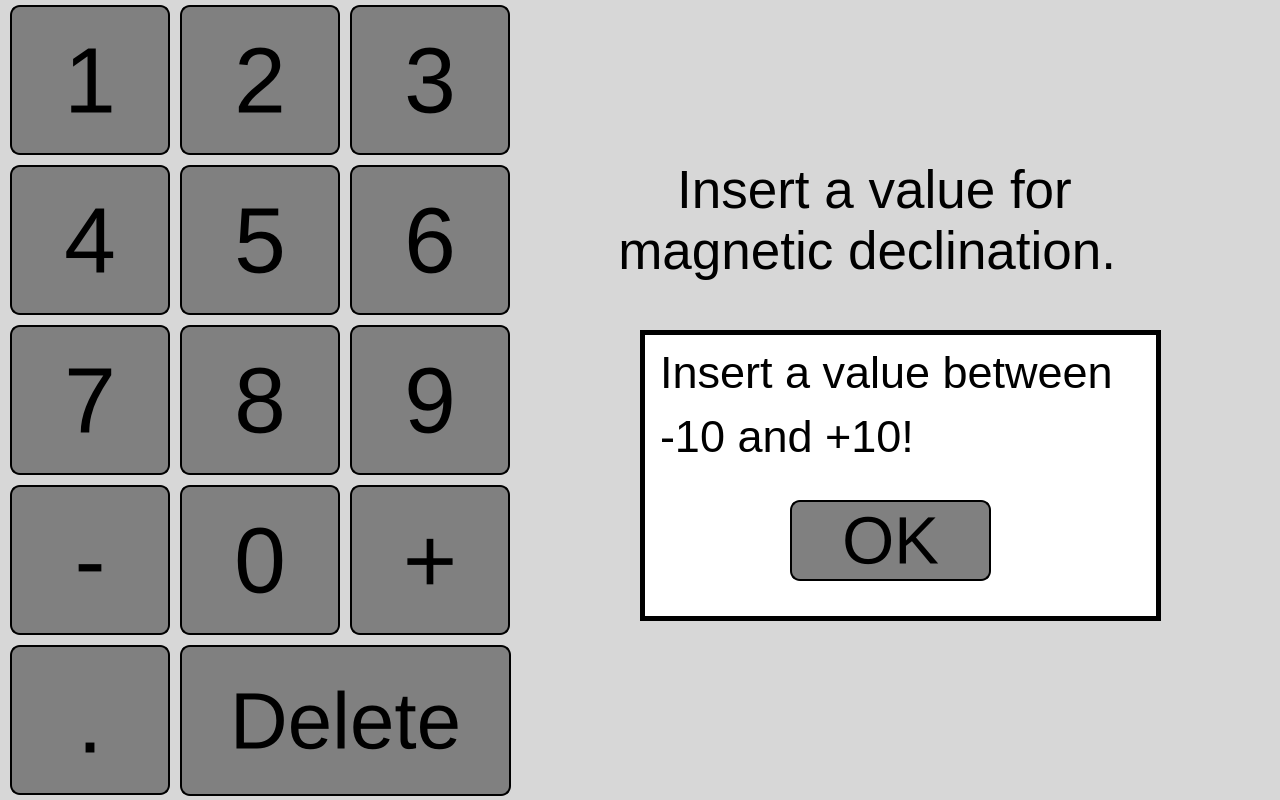
<?xml version="1.0" encoding="UTF-8"?>
<ui version="4.0">
 <class>NorthAdjustment</class>
 <widget class="QDialog" name="NorthAdjustment">
  <property name="geometry">
   <rect>
    <x>0</x>
    <y>0</y>
    <width>1280</width>
    <height>800</height>
   </rect>
  </property>
  <property name="font">
   <font>
    <family>Arial</family>
    <pointsize>16</pointsize>
   </font>
  </property>
  <property name="windowTitle">
   <string>Dialog</string>
  </property>
  <property name="styleSheet">
   <string notr="true">background: rgb(215, 215, 215);</string>
  </property>
  <widget class="QPushButton" name="k5">
   <property name="geometry">
    <rect>
     <x>180</x>
     <y>165</y>
     <width>160</width>
     <height>150</height>
    </rect>
   </property>
   <property name="font">
    <font>
     <family>Ubuntu</family>
     <pointsize>70</pointsize>
    </font>
   </property>
   <property name="focusPolicy">
    <enum>Qt::NoFocus</enum>
   </property>
   <property name="styleSheet">
    <string notr="true">border-radius: 10px;
border: 2px solid black;
padding: 0 8px;
background: gray;</string>
   </property>
   <property name="text">
    <string>5</string>
   </property>
  </widget>
  <widget class="QPushButton" name="k_del">
   <property name="geometry">
    <rect>
     <x>180</x>
     <y>645</y>
     <width>331</width>
     <height>151</height>
    </rect>
   </property>
   <property name="font">
    <font>
     <family>Ubuntu</family>
     <pointsize>60</pointsize>
    </font>
   </property>
   <property name="focusPolicy">
    <enum>Qt::NoFocus</enum>
   </property>
   <property name="styleSheet">
    <string notr="true">border-radius: 10px;
border: 2px solid black;
padding: 0 8px;
background: gray;</string>
   </property>
   <property name="text">
    <string>Delete</string>
   </property>
  </widget>
  <widget class="QPushButton" name="k2">
   <property name="geometry">
    <rect>
     <x>180</x>
     <y>5</y>
     <width>160</width>
     <height>150</height>
    </rect>
   </property>
   <property name="font">
    <font>
     <family>Ubuntu</family>
     <pointsize>70</pointsize>
    </font>
   </property>
   <property name="focusPolicy">
    <enum>Qt::NoFocus</enum>
   </property>
   <property name="styleSheet">
    <string notr="true">border-radius: 10px;
border: 2px solid black;
padding: 0 8px;
background: gray;</string>
   </property>
   <property name="text">
    <string>2</string>
   </property>
  </widget>
  <widget class="QPushButton" name="k1">
   <property name="geometry">
    <rect>
     <x>10</x>
     <y>5</y>
     <width>160</width>
     <height>150</height>
    </rect>
   </property>
   <property name="font">
    <font>
     <family>Ubuntu</family>
     <pointsize>70</pointsize>
    </font>
   </property>
   <property name="focusPolicy">
    <enum>Qt::NoFocus</enum>
   </property>
   <property name="contextMenuPolicy">
    <enum>Qt::DefaultContextMenu</enum>
   </property>
   <property name="autoFillBackground">
    <bool>false</bool>
   </property>
   <property name="styleSheet">
    <string notr="true">border-radius: 10px;
border: 2px solid black;
padding: 0 8px;
background: gray;</string>
   </property>
   <property name="text">
    <string>1</string>
   </property>
   <property name="autoDefault">
    <bool>true</bool>
   </property>
   <property name="default">
    <bool>false</bool>
   </property>
   <property name="flat">
    <bool>false</bool>
   </property>
  </widget>
  <widget class="QPushButton" name="k0">
   <property name="geometry">
    <rect>
     <x>180</x>
     <y>485</y>
     <width>160</width>
     <height>150</height>
    </rect>
   </property>
   <property name="font">
    <font>
     <family>Ubuntu</family>
     <pointsize>70</pointsize>
    </font>
   </property>
   <property name="focusPolicy">
    <enum>Qt::NoFocus</enum>
   </property>
   <property name="styleSheet">
    <string notr="true">border-radius: 10px;
border: 2px solid black;
padding: 0 8px;
background: gray;</string>
   </property>
   <property name="text">
    <string>0</string>
   </property>
  </widget>
  <widget class="QLabel" name="label">
   <property name="geometry">
    <rect>
     <x>530</x>
     <y>120</y>
     <width>731</width>
     <height>201</height>
    </rect>
   </property>
   <property name="font">
    <font>
     <family>Ubuntu</family>
     <pointsize>40</pointsize>
    </font>
   </property>
   <property name="text">
    <string>          Insert a value for
      magnetic declination.</string>
   </property>
  </widget>
  <widget class="QPushButton" name="btnConfirm">
   <property name="geometry">
    <rect>
     <x>650</x>
     <y>460</y>
     <width>241</width>
     <height>101</height>
    </rect>
   </property>
   <property name="font">
    <font>
     <family>Ubuntu</family>
     <pointsize>33</pointsize>
    </font>
   </property>
   <property name="styleSheet">
    <string notr="true">border-radius: 10px;
border: 2px solid black;
padding: 0 8px;
background: gray;</string>
   </property>
   <property name="text">
    <string>Confirm</string>
   </property>
  </widget>
  <widget class="QPushButton" name="k7">
   <property name="geometry">
    <rect>
     <x>10</x>
     <y>325</y>
     <width>160</width>
     <height>150</height>
    </rect>
   </property>
   <property name="font">
    <font>
     <family>Ubuntu</family>
     <pointsize>70</pointsize>
    </font>
   </property>
   <property name="focusPolicy">
    <enum>Qt::NoFocus</enum>
   </property>
   <property name="styleSheet">
    <string notr="true">border-radius: 10px;
border: 2px solid black;
padding: 0 8px;
background: gray;</string>
   </property>
   <property name="text">
    <string>7</string>
   </property>
  </widget>
  <widget class="QPushButton" name="k_minus">
   <property name="geometry">
    <rect>
     <x>10</x>
     <y>485</y>
     <width>160</width>
     <height>150</height>
    </rect>
   </property>
   <property name="font">
    <font>
     <family>Ubuntu</family>
     <pointsize>70</pointsize>
    </font>
   </property>
   <property name="focusPolicy">
    <enum>Qt::NoFocus</enum>
   </property>
   <property name="styleSheet">
    <string notr="true">border-radius: 10px;
border: 2px solid black;
padding: 0 8px;
background: gray;</string>
   </property>
   <property name="text">
    <string>-</string>
   </property>
  </widget>
  <widget class="QPushButton" name="k3">
   <property name="geometry">
    <rect>
     <x>350</x>
     <y>5</y>
     <width>160</width>
     <height>150</height>
    </rect>
   </property>
   <property name="font">
    <font>
     <family>Ubuntu</family>
     <pointsize>70</pointsize>
    </font>
   </property>
   <property name="focusPolicy">
    <enum>Qt::NoFocus</enum>
   </property>
   <property name="styleSheet">
    <string notr="true">border-radius: 10px;
border: 2px solid black;
padding: 0 8px;
background: gray;</string>
   </property>
   <property name="text">
    <string>3</string>
   </property>
  </widget>
  <widget class="QPushButton" name="k9">
   <property name="geometry">
    <rect>
     <x>350</x>
     <y>325</y>
     <width>160</width>
     <height>150</height>
    </rect>
   </property>
   <property name="font">
    <font>
     <family>Ubuntu</family>
     <pointsize>70</pointsize>
    </font>
   </property>
   <property name="focusPolicy">
    <enum>Qt::NoFocus</enum>
   </property>
   <property name="styleSheet">
    <string notr="true">border-radius: 10px;
border: 2px solid black;
padding: 0 8px;
background: gray;</string>
   </property>
   <property name="text">
    <string>9</string>
   </property>
  </widget>
  <widget class="QPushButton" name="k_plus">
   <property name="geometry">
    <rect>
     <x>350</x>
     <y>485</y>
     <width>160</width>
     <height>150</height>
    </rect>
   </property>
   <property name="font">
    <font>
     <family>Ubuntu</family>
     <pointsize>70</pointsize>
    </font>
   </property>
   <property name="focusPolicy">
    <enum>Qt::NoFocus</enum>
   </property>
   <property name="styleSheet">
    <string notr="true">border-radius: 10px;
border: 2px solid black;
padding: 0 8px;
background: gray;</string>
   </property>
   <property name="text">
    <string>+</string>
   </property>
  </widget>
  <widget class="QPushButton" name="k6">
   <property name="geometry">
    <rect>
     <x>350</x>
     <y>165</y>
     <width>160</width>
     <height>150</height>
    </rect>
   </property>
   <property name="font">
    <font>
     <family>Ubuntu</family>
     <pointsize>70</pointsize>
    </font>
   </property>
   <property name="focusPolicy">
    <enum>Qt::NoFocus</enum>
   </property>
   <property name="styleSheet">
    <string notr="true">border-radius: 10px;
border: 2px solid black;
padding: 0 8px;
background: gray;</string>
   </property>
   <property name="text">
    <string>6</string>
   </property>
  </widget>
  <widget class="QPushButton" name="k4">
   <property name="geometry">
    <rect>
     <x>10</x>
     <y>165</y>
     <width>160</width>
     <height>150</height>
    </rect>
   </property>
   <property name="font">
    <font>
     <family>Ubuntu</family>
     <pointsize>70</pointsize>
    </font>
   </property>
   <property name="focusPolicy">
    <enum>Qt::NoFocus</enum>
   </property>
   <property name="styleSheet">
    <string notr="true">border-radius: 10px;
border: 2px solid black;
padding: 0 8px;
background: gray;</string>
   </property>
   <property name="text">
    <string>4</string>
   </property>
  </widget>
  <widget class="QPushButton" name="k_dot">
   <property name="geometry">
    <rect>
     <x>10</x>
     <y>645</y>
     <width>160</width>
     <height>150</height>
    </rect>
   </property>
   <property name="font">
    <font>
     <family>Ubuntu</family>
     <pointsize>70</pointsize>
    </font>
   </property>
   <property name="focusPolicy">
    <enum>Qt::NoFocus</enum>
   </property>
   <property name="styleSheet">
    <string notr="true">border-radius: 10px;
border: 2px solid black;
padding: 0 8px;
background: gray;</string>
   </property>
   <property name="text">
    <string>.</string>
   </property>
  </widget>
  <widget class="QPushButton" name="k8">
   <property name="geometry">
    <rect>
     <x>180</x>
     <y>325</y>
     <width>160</width>
     <height>150</height>
    </rect>
   </property>
   <property name="font">
    <font>
     <family>Ubuntu</family>
     <pointsize>70</pointsize>
    </font>
   </property>
   <property name="focusPolicy">
    <enum>Qt::NoFocus</enum>
   </property>
   <property name="styleSheet">
    <string notr="true">border-radius: 10px;
border: 2px solid black;
padding: 0 8px;
background: gray;</string>
   </property>
   <property name="text">
    <string>8</string>
   </property>
  </widget>
  <widget class="QPushButton" name="btnSkip">
   <property name="geometry">
    <rect>
     <x>900</x>
     <y>460</y>
     <width>241</width>
     <height>101</height>
    </rect>
   </property>
   <property name="font">
    <font>
     <family>Ubuntu</family>
     <pointsize>34</pointsize>
    </font>
   </property>
   <property name="styleSheet">
    <string notr="true">border-radius: 10px;
border: 2px solid black;
padding: 0 8px;
background: gray;</string>
   </property>
   <property name="text">
    <string>Skip</string>
   </property>
  </widget>
  <widget class="QLineEdit" name="txtDegrees">
   <property name="geometry">
    <rect>
     <x>660</x>
     <y>359</y>
     <width>121</width>
     <height>81</height>
    </rect>
   </property>
   <property name="font">
    <font>
     <family>Ubuntu</family>
     <pointsize>32</pointsize>
    </font>
   </property>
   <property name="styleSheet">
    <string notr="true">border: 2px solid black;
background-color: white;</string>
   </property>
   <property name="inputMask">
    <string/>
   </property>
   <property name="maxLength">
    <number>32767</number>
   </property>
  </widget>
  <widget class="QGroupBox" name="invalid">
   <property name="geometry">
    <rect>
     <x>640</x>
     <y>330</y>
     <width>521</width>
     <height>291</height>
    </rect>
   </property>
   <property name="font">
    <font>
     <family>Ubuntu</family>
     <pointsize>16</pointsize>
    </font>
   </property>
   <property name="styleSheet">
    <string notr="true">background: white;
color:black;
border: 5px solid black;</string>
   </property>
   <property name="title">
    <string/>
   </property>
   <widget class="QLabel" name="lbl">
    <property name="geometry">
     <rect>
      <x>20</x>
      <y>10</y>
      <width>461</width>
      <height>131</height>
     </rect>
    </property>
    <property name="font">
     <font>
      <family>Ubuntu</family>
      <pointsize>34</pointsize>
     </font>
    </property>
    <property name="styleSheet">
     <string notr="true">color:black;
border: 0px;</string>
    </property>
    <property name="text">
     <string>&lt;html&gt;&lt;head/&gt;&lt;body&gt;&lt;p&gt;Insert a value between&lt;/p&gt;&lt;p&gt;	-10 and +10!&lt;/p&gt;&lt;/body&gt;&lt;/html&gt;</string>
    </property>
   </widget>
   <widget class="QPushButton" name="btnOK">
    <property name="geometry">
     <rect>
      <x>150</x>
      <y>170</y>
      <width>201</width>
      <height>81</height>
     </rect>
    </property>
    <property name="font">
     <font>
      <family>Ubuntu</family>
      <pointsize>50</pointsize>
     </font>
    </property>
    <property name="styleSheet">
     <string notr="true">border-radius: 10px;
border: 2px solid black;
padding: 0 8px;
background: gray;</string>
    </property>
    <property name="text">
     <string>OK</string>
    </property>
   </widget>
   <zorder>btnOK</zorder>
   <zorder>lbl</zorder>
  </widget>
  <widget class="QLineEdit" name="txtMinutes">
   <property name="geometry">
    <rect>
     <x>835</x>
     <y>360</y>
     <width>121</width>
     <height>81</height>
    </rect>
   </property>
   <property name="font">
    <font>
     <family>Ubuntu</family>
     <pointsize>32</pointsize>
    </font>
   </property>
   <property name="styleSheet">
    <string notr="true">border: 2px solid black;
background-color: white;</string>
   </property>
   <property name="inputMask">
    <string/>
   </property>
   <property name="maxLength">
    <number>32767</number>
   </property>
  </widget>
  <widget class="QLineEdit" name="txtSeconds">
   <property name="geometry">
    <rect>
     <x>1010</x>
     <y>360</y>
     <width>121</width>
     <height>81</height>
    </rect>
   </property>
   <property name="font">
    <font>
     <family>Ubuntu</family>
     <pointsize>32</pointsize>
    </font>
   </property>
   <property name="styleSheet">
    <string notr="true">border: 2px solid black;
background-color: white;</string>
   </property>
   <property name="inputMask">
    <string/>
   </property>
   <property name="maxLength">
    <number>32767</number>
   </property>
  </widget>
  <widget class="QLabel" name="label_2">
   <property name="geometry">
    <rect>
     <x>785</x>
     <y>360</y>
     <width>31</width>
     <height>41</height>
    </rect>
   </property>
   <property name="font">
    <font>
     <family>Ubuntu</family>
     <pointsize>38</pointsize>
    </font>
   </property>
   <property name="text">
    <string>°</string>
   </property>
  </widget>
  <widget class="QLabel" name="label_3">
   <property name="geometry">
    <rect>
     <x>960</x>
     <y>360</y>
     <width>21</width>
     <height>41</height>
    </rect>
   </property>
   <property name="font">
    <font>
     <family>Ubuntu</family>
     <pointsize>38</pointsize>
    </font>
   </property>
   <property name="text">
    <string>'</string>
   </property>
  </widget>
  <widget class="QLabel" name="label_4">
   <property name="geometry">
    <rect>
     <x>1135</x>
     <y>360</y>
     <width>31</width>
     <height>41</height>
    </rect>
   </property>
   <property name="font">
    <font>
     <family>Ubuntu</family>
     <pointsize>38</pointsize>
    </font>
   </property>
   <property name="text">
    <string>&quot;</string>
   </property>
  </widget>
  <widget class="QLabel" name="lblOperator">
   <property name="geometry">
    <rect>
     <x>610</x>
     <y>360</y>
     <width>41</width>
     <height>81</height>
    </rect>
   </property>
   <property name="font">
    <font>
     <family>Ubuntu</family>
     <pointsize>50</pointsize>
    </font>
   </property>
   <property name="text">
    <string/>
   </property>
  </widget>
  <zorder>k5</zorder>
  <zorder>k_del</zorder>
  <zorder>k2</zorder>
  <zorder>k1</zorder>
  <zorder>k0</zorder>
  <zorder>label</zorder>
  <zorder>btnConfirm</zorder>
  <zorder>k7</zorder>
  <zorder>k_minus</zorder>
  <zorder>k3</zorder>
  <zorder>k9</zorder>
  <zorder>k_plus</zorder>
  <zorder>k6</zorder>
  <zorder>k4</zorder>
  <zorder>k_dot</zorder>
  <zorder>k8</zorder>
  <zorder>btnSkip</zorder>
  <zorder>txtDegrees</zorder>
  <zorder>txtMinutes</zorder>
  <zorder>txtSeconds</zorder>
  <zorder>label_2</zorder>
  <zorder>label_3</zorder>
  <zorder>label_4</zorder>
  <zorder>lblOperator</zorder>
  <zorder>invalid</zorder>
 </widget>
 <resources/>
 <connections/>
</ui>
